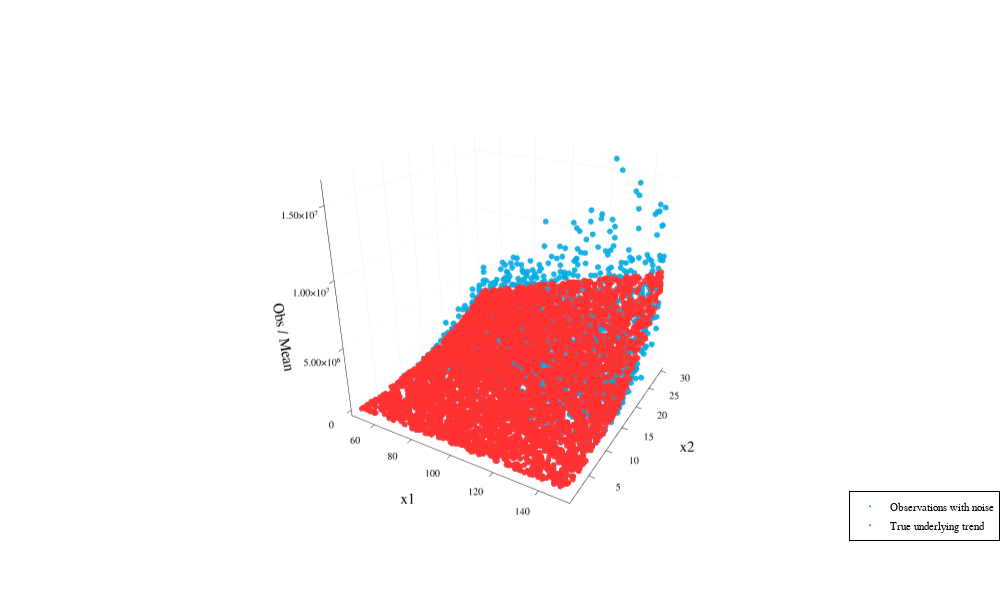

Notebook code cell kept with this figure:
### Markdown cell above
# Visualise Data

### Code cell
Plots.scatter(
    mockdata.x1,
    mockdata.x2,
    mockdata.Y_obs,
    label = "Observations with noise",
    markerstrokewidth = 0,
    markersize = 1,          # smaller dots
    alpha = 0.9,              # more transparency
    color = :deepskyblue3,      # clearer blue than default
    xlabel = "x1",
    ylabel = "x2",
    zlabel = "Obs / Mean",
    legend = :bottomright,
    size = (1000,600)
)

Plots.scatter!(
    mockdata.x1,
    mockdata.x2,
    mockdata.mean,
    label = "True underlying trend",
    markerstrokewidth = 0,
    markersize = 1,          # slightly larger for emphasis
    alpha = 0.9,               # solid but not harsh
    color = :firebrick2        # strong red, not neon
)

plot!(
    gridalpha = 0.12,
    camera = (30, 25)
)

### Figure 1 — Plotly figure (JSON) as saved in the notebook; plotly's stock layout.template omitted (floating-point values rounded to 4 significant figures; data arrays with more than 128 entries replaced by an {"elided": "..."} marker saying what was removed)
{"data": [{"colorbar": {"len": 0.9429, "title": "", "x": 0.9961, "y": 0.522}, "legendgroup": "Observations with noise", "marker": {"color": "rgba(0, 154, 205, 0.900)", "line": {"color": "rgba(0, 0, 0, 0.900)", "width": 0}, "size": 2, "symbol": "circle"}, "mode": "markers", "name": "Observations with noise", "scene": "scene", "showlegend": true, "type": "scatter3d", "x": {"elided": "5000 float values"}, "xaxis": "x", "y": {"elided": "5000 float values"}, "yaxis": "y", "z": {"elided": "5000 float values"}, "zaxis": "z"}, {"colorbar": {"len": 0.9429, "title": "", "x": 0.9961, "y": 0.522}, "legendgroup": "True underlying trend", "marker": {"color": "rgba(238, 44, 44, 0.900)", "line": {"color": "rgba(0, 0, 0, 0.900)", "width": 0}, "size": 2, "symbol": "circle"}, "mode": "markers", "name": "True underlying trend", "scene": "scene", "showlegend": true, "type": "scatter3d", "x": {"elided": "5000 float values"}, "xaxis": "x", "y": {"elided": "5000 float values"}, "yaxis": "y", "z": {"elided": "5000 float values"}, "zaxis": "z"}], "layout": {"annotations": [], "height": 600, "legend": {"bgcolor": "rgba(255, 255, 255, 1.000)", "bordercolor": "rgba(0, 0, 0, 1.000)", "borderwidth": 1, "font": {"color": "rgba(0, 0, 0, 1.000)", "family": "sans-serif", "size": 11}, "title": {"font": {"color": "rgba(0, 0, 0, 1.000)", "family": "sans-serif", "size": 15}, "text": ""}, "tracegroupgap": 0, "traceorder": "normal", "x": 1, "xanchor": "right", "y": 0.07, "yanchor": "bottom"}, "margin": {"b": 20, "l": 0, "r": 0, "t": 20}, "paper_bgcolor": "rgba(255, 255, 255, 1.000)", "plot_bgcolor": "rgba(255, 255, 255, 1.000)", "scene": {"camera": {"eye": {"x": 1.178, "y": -2.041, "z": 1.099}, "projection": "orthographic"}, "domain": {"x": [0.03699, 0.9961], "y": [0.05054, 0.9934]}, "xaxis": {"gridcolor": "rgba(0, 0, 0, 0.120)", "gridwidth": 0.5, "linecolor": "rgba(0, 0, 0, 1.000)", "mirror": false, "range": [47.01, 153.0], "showgrid": true, "showline": true, "showticklabels": true, "tickangle": 0, "tickcolor": "rgb(0, 0, 0)", "tickfont": {"color": "rgba(0, 0, 0, 1.000)", "family": "sans-serif", "size": 11}, "tickmode": "array", "ticks": "inside", "ticktext": ["60", "80", "100", "120", "140"], "tickvals": [60, 80, 100, 120, 140], "title": "x1", "titlefont": {"color": "rgba(0, 0, 0, 1.000)", "family": "sans-serif", "size": 15}, "type": "-", "visible": true, "zeroline": false, "zerolinecolor": "rgba(0, 0, 0, 1.000)"}, "yaxis": {"gridcolor": "rgba(0, 0, 0, 0.120)", "gridwidth": 0.5, "linecolor": "rgba(0, 0, 0, 1.000)", "mirror": false, "range": [0.1355, 30.86], "showgrid": true, "showline": true, "showticklabels": true, "tickangle": 0, "tickcolor": "rgb(0, 0, 0)", "tickfont": {"color": "rgba(0, 0, 0, 1.000)", "family": "sans-serif", "size": 11}, "tickmode": "array", "ticks": "inside", "ticktext": ["5", "10", "15", "20", "25", "30"], "tickvals": [5, 10, 15, 20, 25, 30], "title": "x2", "titlefont": {"color": "rgba(0, 0, 0, 1.000)", "family": "sans-serif", "size": 15}, "type": "-", "visible": true, "zeroline": false, "zerolinecolor": "rgba(0, 0, 0, 1.000)"}, "zaxis": {"gridcolor": "rgba(0, 0, 0, 0.120)", "gridwidth": 0.5, "linecolor": "rgba(0, 0, 0, 1.000)", "mirror": false, "range": [-483700.0, 16610000.0], "showgrid": true, "showline": true, "showticklabels": true, "tickangle": 0, "tickcolor": "rgb(0, 0, 0)", "tickfont": {"color": "rgba(0, 0, 0, 1.000)", "family": "sans-serif", "size": 11}, "tickmode": "array", "ticks": "inside", "ticktext": ["0", "5.00×10⁶", "1.00×10⁷", "1.50×10⁷"], "tickvals": [0, 5000000, 10000000, 15000000], "title": "Obs / Mean", "titlefont": {"color": "rgba(0, 0, 0, 1.000)", "family": "sans-serif", "size": 15}, "type": "-", "visible": true, "zeroline": false, "zerolinecolor": "rgba(0, 0, 0, 1.000)"}}, "showlegend": true, "width": 1000}}
